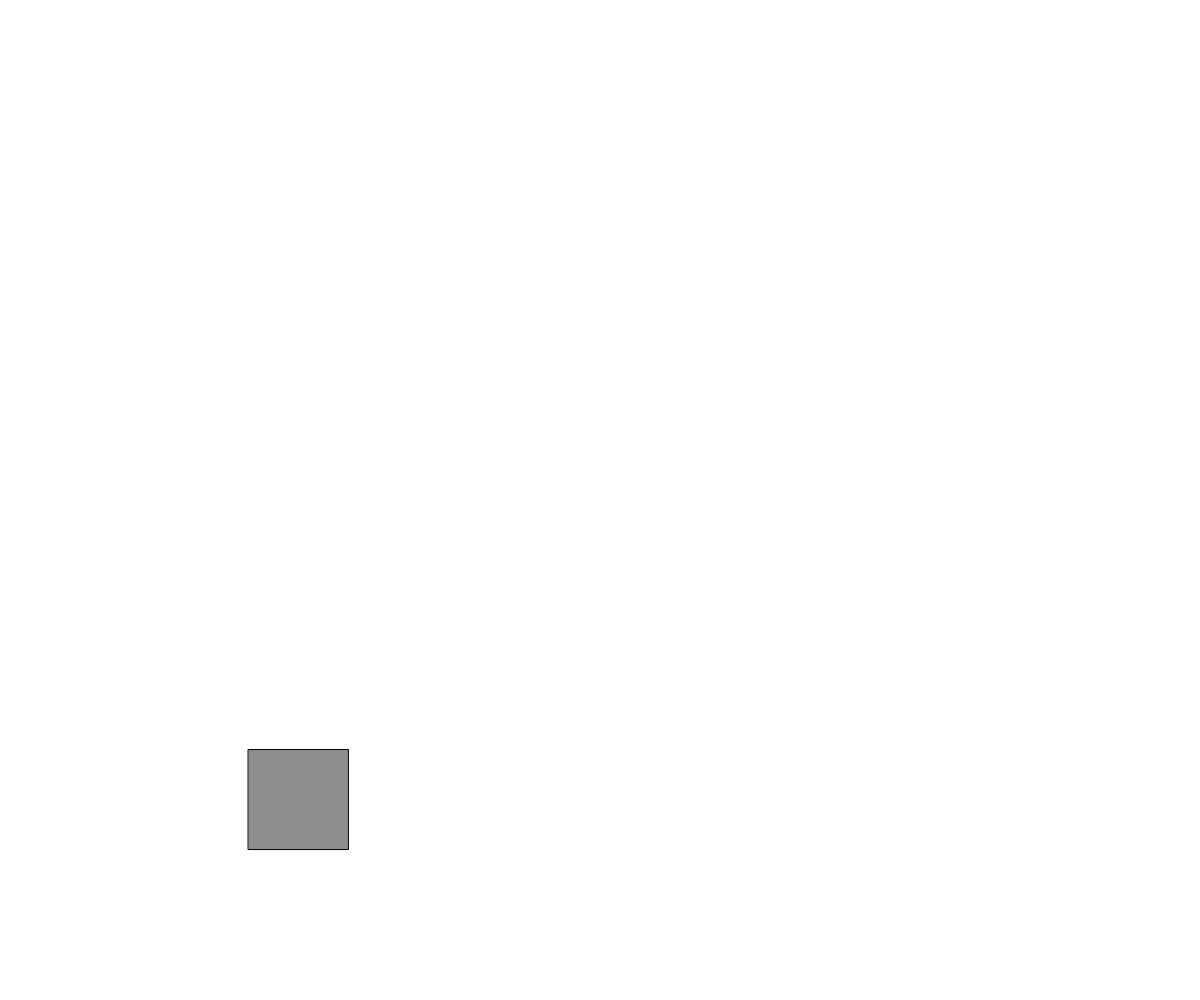
Frame 1 (no input)
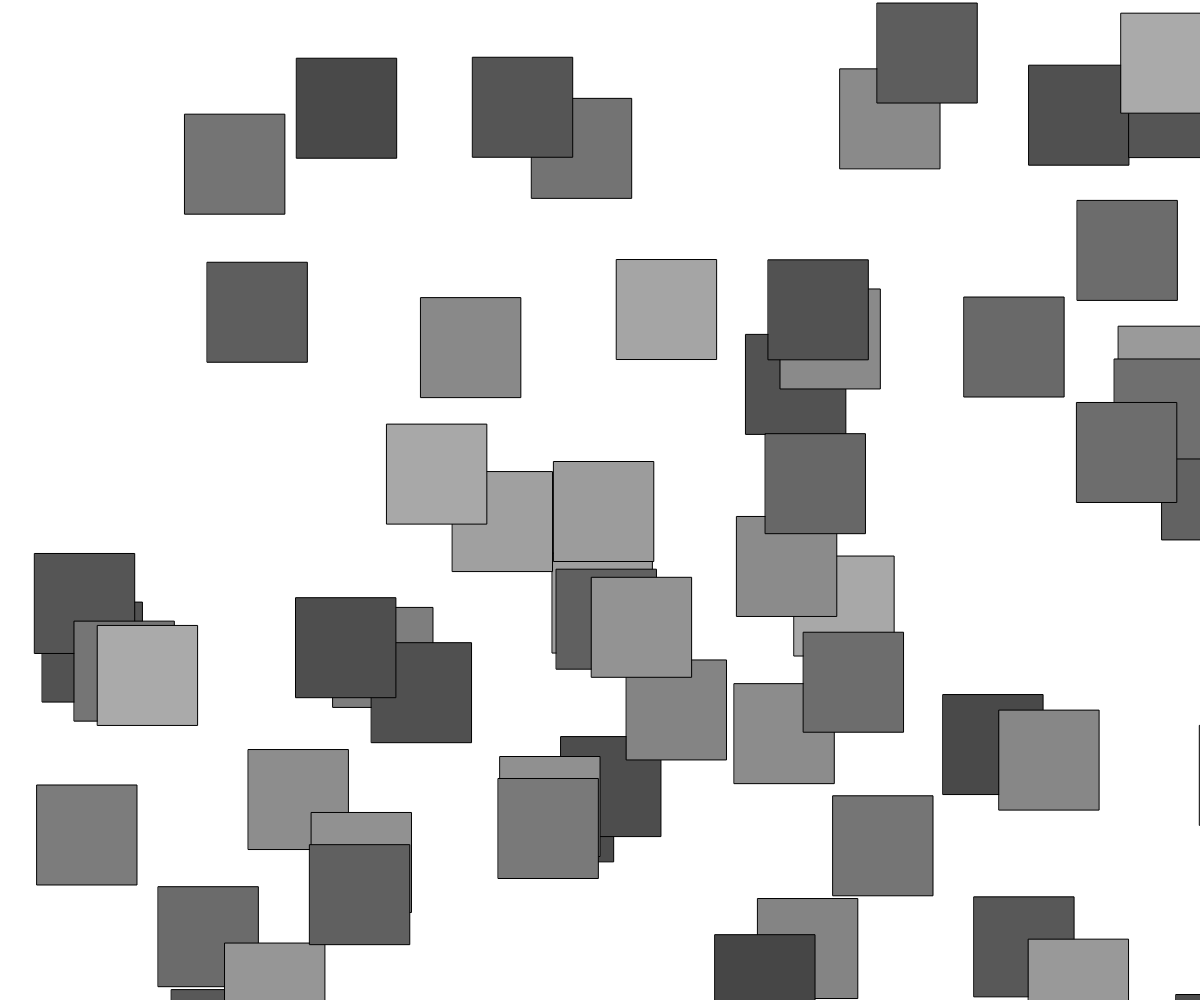
Frame 60 (no input)
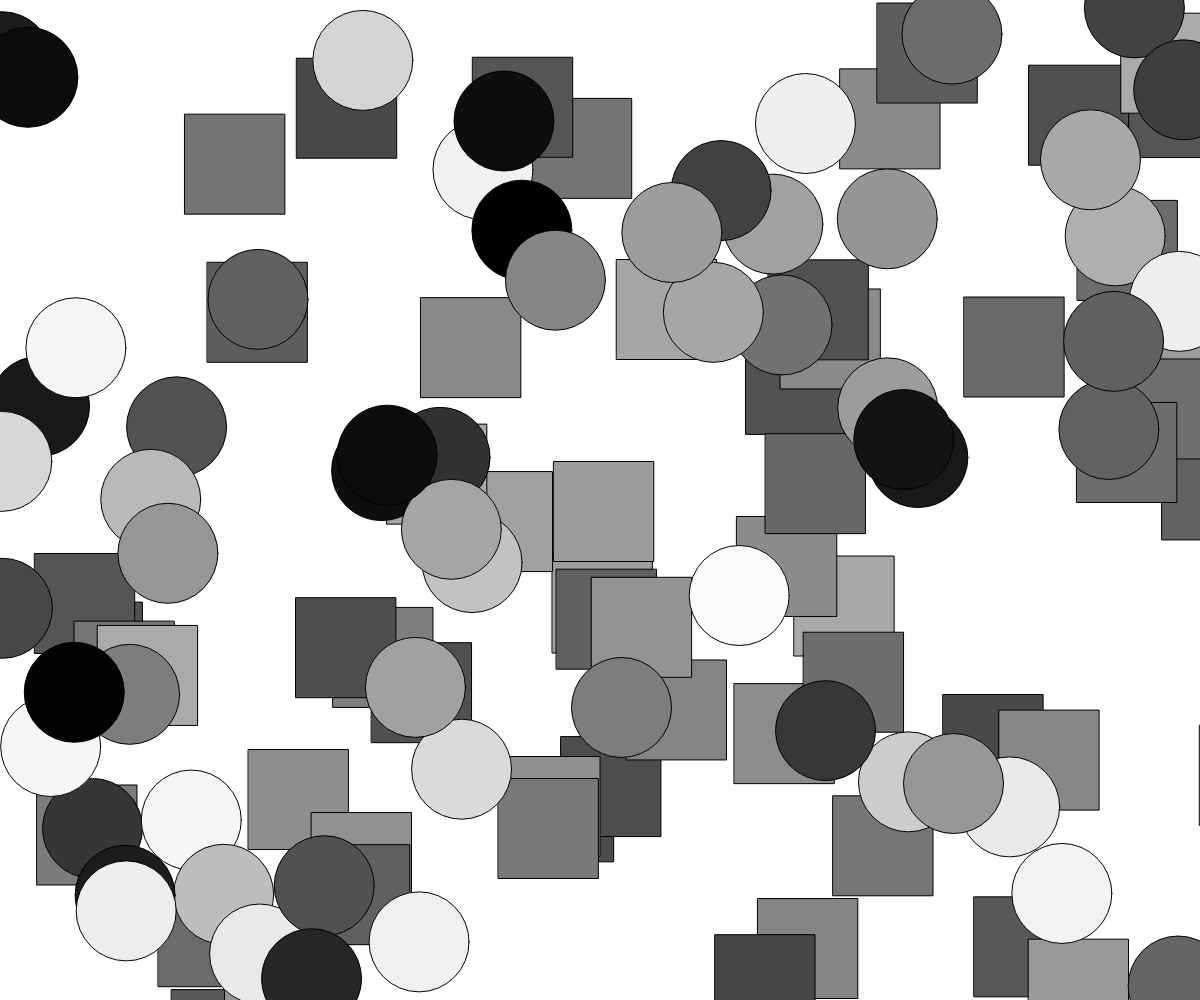
Frame 120 (the mouse pressed at the canvas centre since frame 60)

The p5.js sketch that drew these frames (run headless with seeded random() and noise() and a simulated clock; from frame 60 on, the mouse is pressed at the canvas centre):

// p5.js sketch
// ── sketch.js



function setup(){
  createCanvas(windowWidth,windowHeight);
}

function draw(){
  if (mouseX < width/2) {
    fill(random(70, 170));
    rect(random(0, width),random(0, height),100,100);
    }
  else {
    fill(random(0, 255));
    ellipse(random(0, width),random(0, height),100,100);

  }
}
